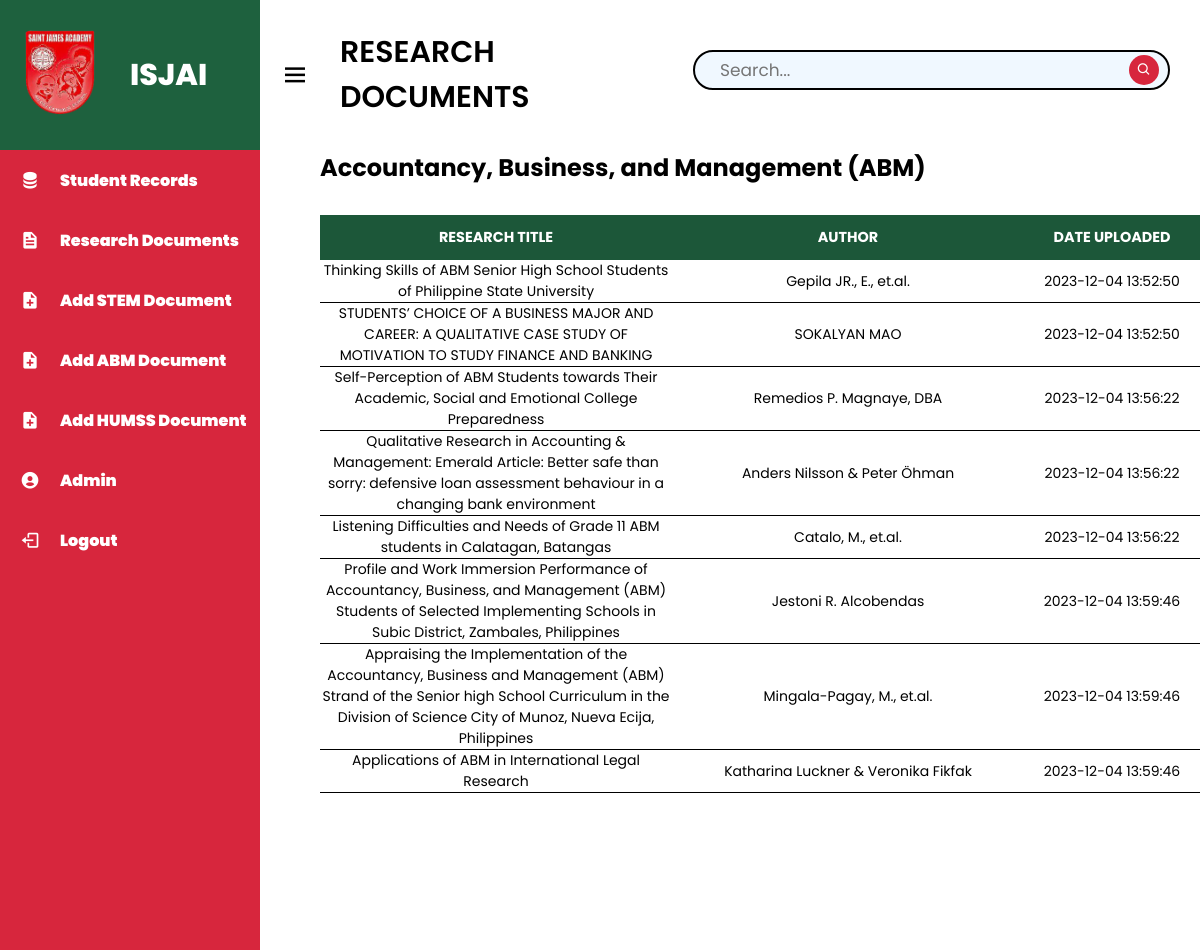
Page /index/dashboard-documents-abm.php on the committed database.
### tables this page shows
CREATE TABLE IF NOT EXISTS `research_abm` (
  `ID` int(11) NOT NULL AUTO_INCREMENT,
  `Research_Title` varchar(200) NOT NULL,
  `Author` varchar(100) NOT NULL,
  `Description` longtext NOT NULL,
  `Link` varchar(100) NOT NULL,
  `Strand` varchar(100) NOT NULL,
  `Date_Added` timestamp NOT NULL DEFAULT current_timestamp(),
  PRIMARY KEY (`ID`)
);

### index/dashboard-documents-abm.php (the view, shortened to what this page needs)
<?php
include('../php connect/connect.php');
include('../php functions/common_functions.php');
?>
<!DOCTYPE html>
<html lang="en">
<head>
    <link rel="stylesheet" href="../css/dashboard-documents.css?v=<?php echo time(); ?>">
    <link href='https://unpkg.com/boxicons@2.1.4/css/boxicons.min.css' rel='stylesheet'>
</head>
<body>
    <div class="sidebar">
        <div class="logo_details">
            <a href="./dashboard.php" class="logo"><img src="../images/logo.png" alt="ISJAI Logo"></a>
            <span class="logo_name">ISJAI</span>
        </div>
        <ul class="nav_links">
            <li><a href="dashboard.php" class="records"><i class='bx bxs-data'></i><span class="link_name">Student Records</span></a></li>
            <li><a href="dashboard-documents-strands.php" class="docs"><i class='bx bxs-file'></i><span class="link_name">Research Documents</span></a></li>
            <li><a href="add_stem.php" class="adding"><i class='bx bxs-file-plus'></i><span class="link_name">Add STEM Document</span></a></li>
            <li><a href="add_abm.php" class="adding"><i class='bx bxs-file-plus'></i><span class="link_name">Add ABM Document</span></a></li>
            <li><a href="add_humms.php" class="adding"><i class='bx bxs-file-plus'></i><span class="link_name">Add HUMSS Document</span></a></li>
            <li><a href="dashboard-user.php" class="user"><i class='bx bxs-user-circle'></i><span class="link_name">Admin</span></a></li>
            <li><a href="logout.php" class="log-out" onclick="return confirm('Are you sure you want to Log Out?')"><i class='bx bx-log-out'></i><span class="link_name">Logout</span></a></li>
        </ul>
    </div>
    <section class="dashboard">
        <nav>
            <div class="menu">
                <i class='bx bx-menu sidebarBtn'></i>
                <span class="dashboard-admin">RESEARCH DOCUMENTS</span>
            </div>
            <div class="search-box">
            <?php
            if(isset($_GET['search'])){
                $filtervalues = $_GET['search'];
                $select_query = "Select *from `research_abm` where CONCAT(Research_Title, Author) LIKE '%$filtervalues%'";
            }else{
                $select_query = "Select *from `research_abm`";
            }
                $query_run = mysqli_query($con, $select_query);
            ?>
            <form method="get">
            <label for="search-user">
                    <input name="search" type="text" class="search-box" placeholder="Search..." autocomplete=off>
                    <a href="#"><i class='bx bx-search'></i></a>
                    </label>
                </form>
            </div>
        </nav>
    <div class="strands">
        <h1 class="strand-details">Accountancy, Business, and Management (ABM)</h1>
        <table class="content-table">
            <thead>
                <tr>
                <th class="title">RESEARCH TITLE</th>
                <th>AUTHOR</th>
                <th>DATE UPLOADED</th>
            </tr>
            </thead>
            <tbody>
            <?php
                while($row = mysqli_fetch_array($query_run)){
            ?>
                <tr>
                    <td><?php echo $row['Research_Title']; ?></td>
                    <td><?php echo $row['Author']; ?></td>
                    <td><?php echo $row['Date_Added']; ?></td>
                </tr>
            <?php
                }
            ?>
            </tbody>
        </table>
    </div>
    </section>
</body>
</html>

### css/dashboard-documents.css (style rules this page uses)
* { margin: 0; padding: 0; box-sizing: border-box; font-family: 'Poppins', sans-serif; text-decoration: none; }
body { min-height: 100vh; width: 100%; }
.sidebar { position: fixed; height: 100%; width: 260px; background-color: #d7263d; transition: all 0.5s ease; }
.sidebar .logo_details { display: flex; align-items: center; height: 150px; width: 100%; }
.sidebar .logo_details img { height: 100px; width: 100px; margin: 0px 0 0 10px; }
.sidebar .logo_details .logo_name { font-size: 30px; font-weight: 800; color: #fff; margin: 0 0 0 20px; }
.sidebar .nav_links li { height: 60px; width: 100%; list-style: none; }
.sidebar .nav_links li a { height: 100%; width: 100%; display: flex; align-items: center; color: #fff; transition: all 0.5s ease; }
.sidebar .nav_links li a i { font-size: 20px; min-width: 60px; text-align: center; }
.sidebar .nav_links li a .link_name { font-size: 16px; font-weight: 900; white-space: nowrap; }
.dashboard { background: #ffffff; position: relative; min-height: 100vh;; width: calc(100% - 260px); left: 260px; transition: all 0.5s ease; }
.dashboard nav { height: 150px; padding: 0 20px; display: flex; align-items: center; justify-content: space-between; }
.dashboard .menu { display: flex; align-items: center; font-size: 24px; font-weight: 500; }
.dashboard nav .menu .dashboard-admin { font-size: 30px; font-weight: 600; padding-left: 20px; margin-right: 10px; }
.dashboard nav .menu i { font-size: 30px; margin-right: 10px; cursor: pointer; }
.dashboard nav .search-box { height: 50px; width: 550px; margin: 0 20px; position: relative; object-fit: cover; }
.dashboard nav .search-box input { position: absolute; height: 80%; width: 98%; border-radius: 20px; padding: 0 25px; font-size: 17px; color: #000000; background-color: aliceblue; border: 2px solid #000000; }
.dashboard nav .search-box .bx-search { position: absolute; right: 1px; top: 40%; transform: translateY(-50%); height: 30px; width: 30px; background-color: #d7263d; border-radius: 20px; color: #fff; font-size: 15px; line-height: 30px; text-align: center; }
.strands { background: #ffffff; position: relative; min-height: 100vh;; width: calc(100% - 60px); left: 60px; transition: all 0.5s ease; object-fit: cover; }
section .content-table { border-collapse: collapse; margin: 30px 0 0 40px; font-size: 0.9em; min-width: 96%; margin: 30px 0 30px; text-align: center; }
section .content-table thead tr { background-color: #1C5739; color: white; padding: 30px auto; font-weight: 900; }
section .content-table thead th { padding: 12px 15px; width: 40%; }
section .content-table tbody tr { border-bottom: 1px solid #000000; font-size: 14px; overflow: hidden; }

### rows in the picture
research_abm: Research_Title "Thinking Skills of ABM Senior High School Students of Philippine State University", Author "Gepila JR., E., et.al.", Date_Added "2023-12-04 13:52:50"
research_abm: Research_Title "STUDENTS’ CHOICE OF A BUSINESS MAJOR AND CAREER: A QUALITATIVE CASE STUDY OF MOTIVATION TO STUDY FINANCE AND BANKING", Author "SOKALYAN MAO", Date_Added "2023-12-04 13:52:50"
research_abm: Research_Title "Self-Perception of ABM Students towards Their Academic, Social and Emotional College Preparedness", Author "Remedios P. Magnaye, DBA", Date_Added "2023-12-04 13:56:22"
research_abm: Research_Title "Qualitative Research in Accounting & Management: Emerald Article: Better safe than sorry: defensive loan assessment behaviour in a changing bank environment", Author "Anders Nilsson & Peter Öhman", Date_Added "2023-12-04 13:56:22"
research_abm: Research_Title "Listening Difficulties and Needs of Grade 11 ABM students in Calatagan, Batangas", Author "Catalo, M., et.al.", Date_Added "2023-12-04 13:56:22"
research_abm: Research_Title "Profile and Work Immersion Performance of Accountancy, Business, and Management (ABM) Students of Selected Implementing Schools in Subic District, Zambales, Philippines", Author "Jestoni R. Alcobendas", Date_Added "2023-12-04 13:59:46"
research_abm: Research_Title "Appraising the Implementation of the Accountancy, Business and Management (ABM) Strand of the Senior high School Curriculum in the Division of Science City of Munoz, Nueva Ecija, Philippines", Author "Mingala-Pagay, M., et.al.", Date_Added "2023-12-04 13:59:46"
research_abm: Research_Title "Applications of ABM in International Legal Research", Author "Katharina Luckner & Veronika Fikfak", Date_Added "2023-12-04 13:59:46"
